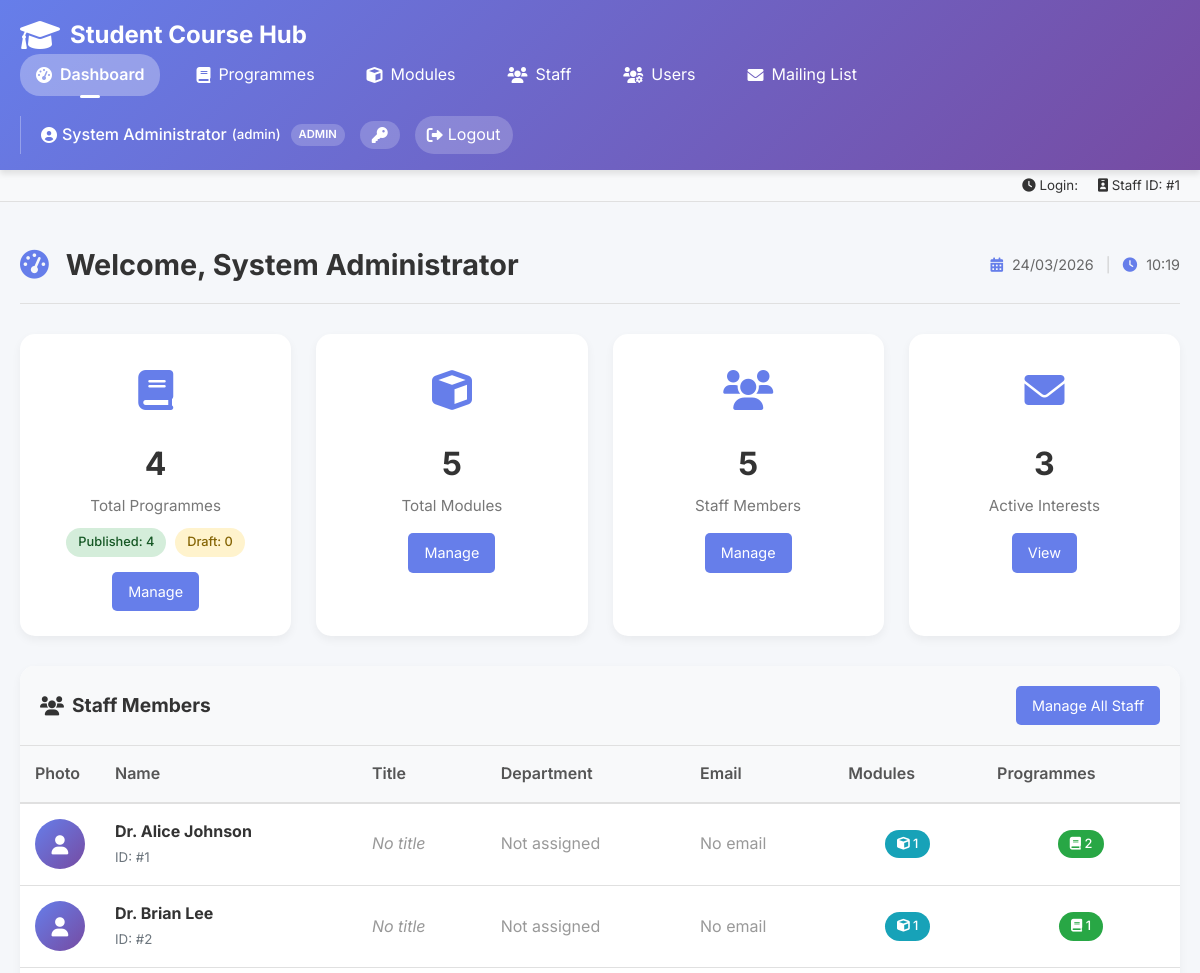
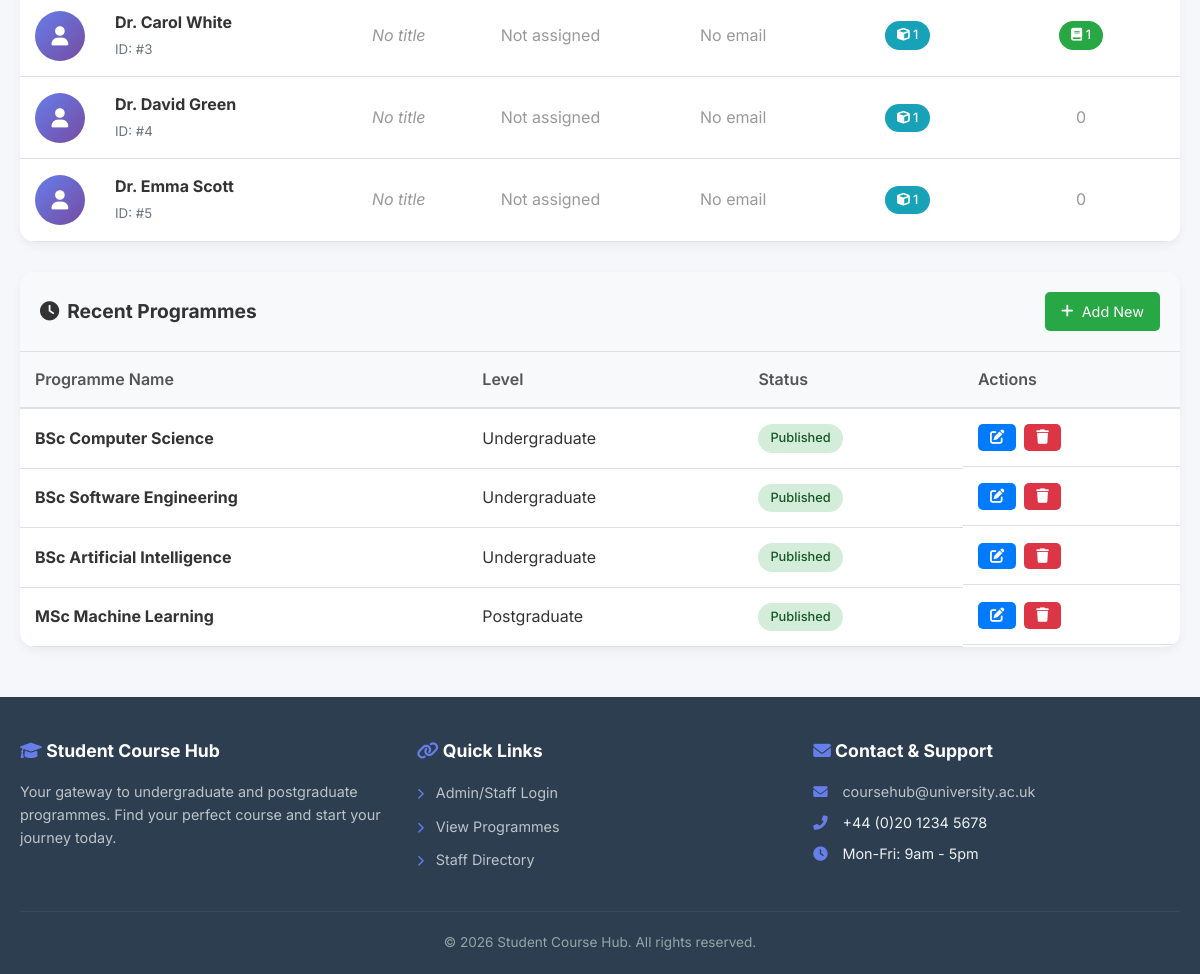
The page /admin/dashboard.php (signed in) on the database its author committed (2 pictures, top to bottom).
### tables this page shows
CREATE TABLE Staff (
    StaffID INT PRIMARY KEY,
    Name VARCHAR(100) NOT NULL,
    Title VARCHAR(100),
    Bio TEXT,
    Department VARCHAR(100),
    Photo VARCHAR(255),
    Email VARCHAR(100)
);

CREATE TABLE Programmes (
    ProgrammeID INT PRIMARY KEY AUTO_INCREMENT,
    ProgrammeName VARCHAR(150) NOT NULL,
    LevelID INT,
    ProgrammeLeaderID INT,
    Description TEXT,
    Image VARCHAR(255),
    ImageAlt TEXT,
    Status ENUM('published','draft') DEFAULT 'draft',
    CreatedAt TIMESTAMP DEFAULT CURRENT_TIMESTAMP,
    UpdatedAt TIMESTAMP DEFAULT CURRENT_TIMESTAMP ON UPDATE CURRENT_TIMESTAMP,
    FOREIGN KEY (LevelID) REFERENCES Levels(LevelID),
    FOREIGN KEY (ProgrammeLeaderID) REFERENCES Staff(StaffID)
);

CREATE TABLE Levels (
    LevelID INT PRIMARY KEY,
    LevelName VARCHAR(50) NOT NULL
);

### admin/dashboard.php (the view, shortened to what this page needs)
<?php
require_once '../includes/config.php';
$programmes_count = mysqli_fetch_assoc(mysqli_query($conn, "SELECT COUNT(*) as count FROM Programmes"))['count'];
$modules_count = mysqli_fetch_assoc(mysqli_query($conn, "SELECT COUNT(*) as count FROM Modules"))['count'];
$staff_count = mysqli_fetch_assoc(mysqli_query($conn, "SELECT COUNT(*) as count FROM Staff"))['count'];
$interests_count = mysqli_fetch_assoc(mysqli_query($conn, "SELECT COUNT(*) as count FROM InterestedStudents WHERE Status='active'"))['count'];
$published_count = mysqli_fetch_assoc(mysqli_query($conn, "SELECT COUNT(*) as count FROM Programmes WHERE Status='published'"))['count'];
$draft_count = mysqli_fetch_assoc(mysqli_query($conn, "SELECT COUNT(*) as count FROM Programmes WHERE Status='draft'"))['count'];
include '../includes/header.php';
$admin_name = $_SESSION['user_name'] ?? 'Admin';
$login_time = $_SESSION['login_time'] ?? time();
$login_date = date('d/m/Y', $login_time);
$login_time_formatted = date('H:i', $login_time);
?>
<div style="display: flex; justify-content: space-between; align-items: center; margin-bottom: 30px; border-bottom: 1px solid #e0e0e0; padding-bottom: 15px;">
    <h1 class="dashboard-title" style="margin-bottom: 0;">
        <i class="fas fa-tachometer-alt" style="color: #667eea; margin-right: 10px;"></i>
        Welcome, <?php echo htmlspecialchars($admin_name); ?>
    </h1>
    <div style="color: #666; font-size: 0.9rem;">
        <i class="fas fa-calendar-alt" style="color: #667eea; margin-right: 5px;"></i>
        <?php echo $login_date; ?>
        <span style="margin: 0 8px; color: #ccc;">|</span>
        <i class="fas fa-clock" style="color: #667eea; margin-right: 5px;"></i>
        <?php echo $login_time_formatted; ?>
    </div>
</div>
<div class="dashboard-grid">
    <div class="dashboard-card">
        <div class="card-icon">
            <i class="fas fa-book" aria-hidden="true"></i>
        </div>
        <div class="card-number"><?php echo $programmes_count; ?></div>
        <div class="card-label">Total Programmes</div>
        <div style="margin-top: 10px; font-size: 0.85rem;">
            <span class="status-badge status-published">Published: <?php echo $published_count; ?></span>
            <span class="status-badge status-draft" style="margin-left: 5px;">Draft: <?php echo $draft_count; ?></span>
        </div>
        <a href="<?php echo BASE_PATH; ?>admin/programmes.php" class="view-btn" style="margin-top: 15px; display: inline-block;">Manage</a>
    </div>
    <div class="dashboard-card">
        <div class="card-icon">
            <i class="fas fa-cube" aria-hidden="true"></i>
        </div>
        <div class="card-number"><?php echo $modules_count; ?></div>
        <div class="card-label">Total Modules</div>
        <a href="<?php echo BASE_PATH; ?>admin/modules.php" class="view-btn" style="margin-top: 15px; display: inline-block;">Manage</a>
    </div>
    <div class="dashboard-card">
        <div class="card-icon">
            <i class="fas fa-users" aria-hidden="true"></i>
        </div>
        <div class="card-number"><?php echo $staff_count; ?></div>
        <div class="card-label">Staff Members</div>
        <a href="<?php echo BASE_PATH; ?>admin/staff.php" class="view-btn" style="margin-top: 15px; display: inline-block;">Manage</a>
    </div>
    <div class="dashboard-card">
        <div class="card-icon">
            <i class="fas fa-envelope" aria-hidden="true"></i>
        </div>
        <div class="card-number"><?php echo $interests_count; ?></div>
        <div class="card-label">Active Interests</div>
        <a href="<?php echo BASE_PATH; ?>admin/mailing-list.php" class="view-btn" style="margin-top: 15px; display: inline-block;">View</a>
    </div>
</div>
<div class="table-container">
    <div class="table-header">
        <h2><i class="fas fa-users"></i> Staff Members</h2>
        <a href="<?php echo BASE_PATH; ?>admin/staff.php" class="view-btn">Manage All Staff</a>
    </div>
    <div class="table-responsive">
        <table>
            <thead>
                <tr>
                    <th style="width: 70px;">Photo</th>
                    <th>Name</th>
                    <th>Title</th>
                    <th>Department</th>
                    <th>Email</th>
                    <th>Modules</th>
                    <th>Programmes</th>
                </tr>
            </thead>
            <tbody>
                <?php
                $staff_query = "SELECT s.*,
                                    (SELECT COUNT(*) FROM Modules WHERE ModuleLeaderID = s.StaffID) as module_count,
                                    (SELECT COUNT(*) FROM Programmes WHERE ProgrammeLeaderID = s.StaffID) as programme_count
                                FROM Staff s
                                ORDER BY s.Name
                                LIMIT 5";
                $staff_result = mysqli_query($conn, $staff_query);
                if (mysqli_num_rows($staff_result) > 0):
                    while ($staff = mysqli_fetch_assoc($staff_result)):
                ?>
                <tr>
                    <td style="text-align: center;">
                        <?php if (!empty($staff['Photo'])): ?>
                            <img src="<?php echo htmlspecialchars($staff['Photo']); ?>"
                                 alt="<?php echo htmlspecialchars($staff['Name']); ?>"
                                 style="width: 50px; height: 50px; border-radius: 50%; object-fit: cover; border: 2px solid #e0e0e0;">
                        <?php else: ?>
                            <div style="width: 50px; height: 50px; border-radius: 50%; background: linear-gradient(135deg, #667eea 0%, #764ba2 100%); display: flex; align-items: center; justify-content: center; margin: 0 auto;">
                                <i class="fas fa-user" style="color: white; font-size: 1.2rem;"></i>
                            </div>
                        <?php endif; ?>
                    </td>
                    <td>
                        <strong><?php echo htmlspecialchars($staff['Name']); ?></strong>
                        <br>
                        <small style="color: #6c757d;">ID: #<?php echo $staff['StaffID']; ?></small>
                    </td>
                    <td>
                        <?php if (!empty($staff['Title'])): ?>
                            <span style="font-weight: 500;"><?php echo htmlspecialchars($staff['Title']); ?></span>
                        <?php else: ?>
                            <span style="color: #999; font-style: italic;">No title</span>
                        <?php endif; ?>
                    </td>
                    <td>
                        <?php if (!empty($staff['Department'])): ?>
                            <i class="fas fa-building" style="color: #667eea; margin-right: 5px;"></i>
                            <?php echo htmlspecialchars($staff['Department']); ?>
                        <?php else: ?>
                            <span style="color: #999;">Not assigned</span>
                        <?php endif; ?>
                    </td>
                    <td>
                        <?php if (!empty($staff['Email'])): ?>
                            <a href="mailto:<?php echo htmlspecialchars($staff['Email']); ?>"
                               style="color: #007bff; text-decoration: none; font-size: 0.85rem;">
                                <i class="fas fa-envelope"></i> <?php echo htmlspecialchars($staff['Email']); ?>
                            </a>
                        <?php else: ?>
                            <span style="color: #999;">No email</span>
                        <?php endif; ?>
                    </td>
                    <td style="text-align: center;">
                        <?php
                        $module_count = (int)$staff['module_count'];
                        if ($module_count > 0): ?>
                            <span class="badge-module">
                                <i class="fas fa-cube"></i> <?php echo $module_count; ?>
                            </span>
                        <?php else: ?>
                            <span style="color: #999;">0</span>
                        <?php endif; ?>
                    </td>
                    <td style="text-align: center;">
                        <?php
                        $programme_count = (int)$staff['programme_count'];
                        if ($programme_count > 0): ?>
                            <span class="badge-programme">
                                <i class="fas fa-book"></i> <?php echo $programme_count; ?>
                            </span>
                        <?php else: ?>
                            <span style="color: #999;">0</span>
                        <?php endif; ?>
                    </td>
                </tr>
                <?php
                    endwhile;
                endif; ?>
            </tbody>
        </table>
    </div>
</div>
<div class="table-container">
    <div class="table-header">
        <h2><i class="fas fa-clock" aria-hidden="true"></i> Recent Programmes</h2>
        <a href="<?php echo BASE_PATH; ?>admin/edit-programme.php" class="add-btn">
            <i class="fas fa-plus" aria-hidden="true"></i> Add New
        </a>
    </div>
    <div class="table-responsive">
        <table aria-label="Recent programmes list">
            <thead>
                <tr>
                    <th>Programme Name</th>
                    <th>Level</th>
                    <th>Status</th>
                    <th>Actions</th>
                </tr>
            </thead>
            <tbody>
                <?php
                $query = "SELECT p.*, l.LevelName
                         FROM Programmes p
                         LEFT JOIN Levels l ON p.LevelID = l.LevelID
                         ORDER BY p.CreatedAt DESC
                         LIMIT 5";
                $result = mysqli_query($conn, $query);
                if (mysqli_num_rows($result) > 0) {
                    while ($row = mysqli_fetch_assoc($result)) {
                        echo "<tr>";
                        echo "<td><strong>" . htmlspecialchars($row['ProgrammeName']) . "</strong></td>";
                        echo "<td>" . htmlspecialchars($row['LevelName']) . "</td>";
                        echo "<td>";
                        $statusClass = strtolower($row['Status'] ?? 'draft');
                        echo "<span class='status-badge status-" . $statusClass . "'>" . ucfirst($row['Status'] ?? 'Draft') . "</span>";
                        echo "</td>";
                        echo "<td class='action-btns'>";
                        echo "<a href='" . BASE_PATH . "admin/edit-programme.php?id=" . $row['ProgrammeID'] . "' class='edit-btn' title='Edit Programme'><i class='fas fa-edit'></i></a>";
                        echo "<a href='" . BASE_PATH . "admin/programmes.php?action=delete&id=" . $row['ProgrammeID'] . "' class='delete-btn' onclick='return confirm(\"Are you sure?\")' title='Delete Programme'><i class='fas fa-trash'></i></a>";
                        echo "</td>";
                        echo "</tr>";
                    }
                } else {
                    echo "<tr><td colspan='4' style='text-align: center; padding: 40px;'>";
                    echo "<i class='fas fa-folder-open' style='font-size: 3rem; color: #ccc;' aria-hidden='true'></i>";
                    echo "<p style='margin-top: 10px;'>No programmes found.</p>";
                    echo "</td></tr>";
                }
                ?>
            </tbody>
        </table>
    </div>
</div>
<?php include '../includes/footer.php'; ?>

### css/admin_style.css (style rules this page uses)
* { margin: 0; padding: 0; box-sizing: border-box; }
body { font-family: 'Inter', sans-serif; background: #f5f7fa; color: #333; line-height: 1.6; }
.dashboard-title { font-size: 2rem; color: #333; margin-bottom: 30px; }
.dashboard-grid { display: grid; grid-template-columns: repeat(auto-fit, minmax(280px, 1fr)); gap: 25px; margin-bottom: 40px; }
.dashboard-card { background: white; padding: 25px; border-radius: 15px; box-shadow: 0 4px 10px rgba(0,0,0,0.05); transition: all 0.3s ease; text-align: center; }
.card-icon { font-size: 2.5rem; color: #667eea; margin-bottom: 15px; }
.card-number { font-size: 2rem; font-weight: 700; color: #333; margin-bottom: 5px; }
.card-label { color: #777; font-size: 0.95rem; }
.table-container { background: white; border-radius: 15px; overflow: hidden; box-shadow: 0 4px 10px rgba(0,0,0,0.05); margin-bottom: 30px; }
.table-header { padding: 20px; background: #f8f9fa; border-bottom: 1px solid #e0e0e0; display: flex; justify-content: space-between; align-items: center; flex-wrap: wrap; gap: 15px; }
.table-header h2 { font-size: 1.2rem; color: #333; margin: 0; display: flex; align-items: center; gap: 8px; }
.table-responsive { overflow-x: auto; -webkit-overflow-scrolling: touch; }
table { width: 100%; border-collapse: collapse; }
th { background: #f8f9fa; padding: 15px; text-align: left; font-weight: 600; color: #555; border-bottom: 2px solid #e0e0e0; }
td { padding: 15px; border-bottom: 1px solid #e0e0e0; vertical-align: middle; }
.add-btn { background: #28a745; color: white; border: none; padding: 10px 20px; border-radius: 8px; cursor: pointer; font-size: 0.9rem; display: inline-flex; align-items: center; gap: 8px; text-decoration: none; transition: all 0.3s ease; }
.action-btns { display: flex; gap: 8px; flex-wrap: wrap; }
.edit-btn, .delete-btn, .view-btn { padding: 6px 12px; border: none; border-radius: 5px; cursor: pointer; font-size: 0.85rem; transition: all 0.2s ease; text-decoration: none; display: inline-flex; align-items: center; gap: 5px; }
.edit-btn { background: #007bff; color: white; }
.delete-btn { background: #dc3545; color: white; }
.view-btn { background: #17a2b8; color: white; }
.status-badge { display: inline-block; padding: 4px 12px; border-radius: 20px; font-size: 0.8rem; font-weight: 500; }
.status-published, .status-active { background: #d4edda; color: #155724; }
.status-draft { background: #fff3cd; color: #856404; }
.badge-module { display: inline-block; background: #17a2b8; color: white; padding: 4px 12px; border-radius: 20px; font-size: 0.8rem; font-weight: 500; }
.badge-programme { display: inline-block; background: #28a745; color: white; padding: 4px 12px; border-radius: 20px; font-size: 0.8rem; font-weight: 500; }

### rows shown on the page
staff: Name "Dr. Alice Johnson", StaffID "1", shows "No title", shows "Not assigned", shows "No email", module_count "1", programme_count "2"
staff: Name "Dr. Brian Lee", StaffID "2", shows "No title", shows "Not assigned", shows "No email", module_count "1", programme_count "1"
staff: Name "Dr. Carol White", StaffID "3", shows "No title", shows "Not assigned", shows "No email", module_count "1", programme_count "1"
staff: Name "Dr. David Green", StaffID "4", shows "No title", shows "Not assigned", shows "No email", module_count "1", shows "0"
staff: Name "Dr. Emma Scott", StaffID "5", shows "No title", shows "Not assigned", shows "No email", module_count "1", shows "0"
programmes: ProgrammeName "BSc Computer Science", LevelID.LevelName "Undergraduate", Status "Published"
programmes: ProgrammeName "BSc Software Engineering", LevelID.LevelName "Undergraduate", Status "Published"
programmes: ProgrammeName "BSc Artificial Intelligence", LevelID.LevelName "Undergraduate", Status "Published"
programmes: ProgrammeName "MSc Machine Learning", LevelID.LevelName "Postgraduate", Status "Published"

### other values the page prints
$current_user_name "System Administrator"
$staff_name "admin"
$current_user_role "ADMIN"
$staff_id "1"
$admin_name "System Administrator"
$programmes_count "4"
$published_count "4"
$draft_count "0"
$modules_count "5"
$staff_count "5"
$interests_count "3"
